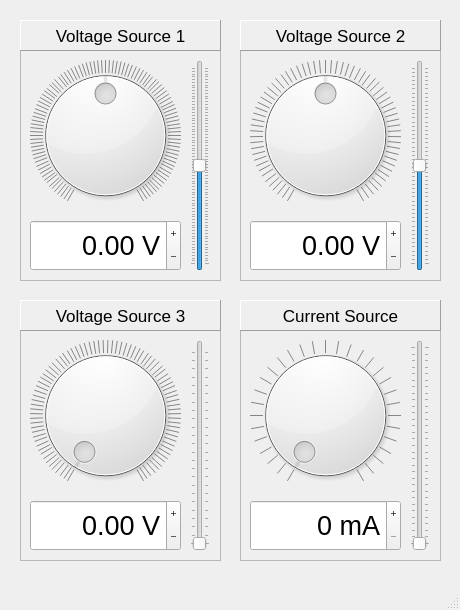
<?xml version="1.0" encoding="UTF-8"?>
<ui version="4.0">
 <class>powersource_window</class>
 <widget class="QMainWindow" name="powersource_window">
  <property name="enabled">
   <bool>true</bool>
  </property>
  <property name="geometry">
   <rect>
    <x>0</x>
    <y>0</y>
    <width>460</width>
    <height>610</height>
   </rect>
  </property>
  <property name="minimumSize">
   <size>
    <width>460</width>
    <height>610</height>
   </size>
  </property>
  <property name="maximumSize">
   <size>
    <width>460</width>
    <height>610</height>
   </size>
  </property>
  <property name="windowTitle">
   <string>PSLab Power Source</string>
  </property>
  <widget class="QWidget" name="centralwidget">
   <widget class="QFrame" name="frame">
    <property name="geometry">
     <rect>
      <x>20</x>
      <y>20</y>
      <width>201</width>
      <height>261</height>
     </rect>
    </property>
    <property name="frameShape">
     <enum>QFrame::StyledPanel</enum>
    </property>
    <property name="frameShadow">
     <enum>QFrame::Raised</enum>
    </property>
    <widget class="QLabel" name="label">
     <property name="enabled">
      <bool>true</bool>
     </property>
     <property name="geometry">
      <rect>
       <x>0</x>
       <y>0</y>
       <width>201</width>
       <height>31</height>
      </rect>
     </property>
     <property name="font">
      <font>
       <pointsize>13</pointsize>
      </font>
     </property>
     <property name="frameShape">
      <enum>QFrame::Panel</enum>
     </property>
     <property name="frameShadow">
      <enum>QFrame::Raised</enum>
     </property>
     <property name="text">
      <string>Voltage Source 1</string>
     </property>
     <property name="alignment">
      <set>Qt::AlignCenter</set>
     </property>
    </widget>
    <widget class="QDoubleSpinBox" name="doubleSpinBox">
     <property name="geometry">
      <rect>
       <x>10</x>
       <y>200</y>
       <width>151</width>
       <height>51</height>
      </rect>
     </property>
     <property name="font">
      <font>
       <pointsize>20</pointsize>
      </font>
     </property>
     <property name="alignment">
      <set>Qt::AlignRight|Qt::AlignTrailing|Qt::AlignVCenter</set>
     </property>
     <property name="buttonSymbols">
      <enum>QAbstractSpinBox::PlusMinus</enum>
     </property>
     <property name="prefix">
      <string/>
     </property>
     <property name="suffix">
      <string> V</string>
     </property>
     <property name="minimum">
      <double>-5.000000000000000</double>
     </property>
     <property name="maximum">
      <double>5.000000000000000</double>
     </property>
     <property name="singleStep">
      <double>0.010000000000000</double>
     </property>
    </widget>
    <widget class="QSlider" name="verticalSlider">
     <property name="geometry">
      <rect>
       <x>170</x>
       <y>40</y>
       <width>20</width>
       <height>211</height>
      </rect>
     </property>
     <property name="acceptDrops">
      <bool>false</bool>
     </property>
     <property name="maximum">
      <number>1000</number>
     </property>
     <property name="sliderPosition">
      <number>500</number>
     </property>
     <property name="orientation">
      <enum>Qt::Vertical</enum>
     </property>
     <property name="tickPosition">
      <enum>QSlider::TicksBothSides</enum>
     </property>
     <property name="tickInterval">
      <number>14</number>
     </property>
    </widget>
    <widget class="QDial" name="dial">
     <property name="geometry">
      <rect>
       <x>10</x>
       <y>40</y>
       <width>151</width>
       <height>151</height>
      </rect>
     </property>
     <property name="maximum">
      <number>1000</number>
     </property>
     <property name="singleStep">
      <number>1</number>
     </property>
     <property name="pageStep">
      <number>1</number>
     </property>
     <property name="value">
      <number>500</number>
     </property>
     <property name="notchTarget">
      <double>10.000000000000000</double>
     </property>
     <property name="notchesVisible">
      <bool>true</bool>
     </property>
    </widget>
   </widget>
   <widget class="QFrame" name="frame_2">
    <property name="geometry">
     <rect>
      <x>240</x>
      <y>20</y>
      <width>201</width>
      <height>261</height>
     </rect>
    </property>
    <property name="frameShape">
     <enum>QFrame::StyledPanel</enum>
    </property>
    <property name="frameShadow">
     <enum>QFrame::Raised</enum>
    </property>
    <widget class="QLabel" name="label_2">
     <property name="enabled">
      <bool>true</bool>
     </property>
     <property name="geometry">
      <rect>
       <x>0</x>
       <y>0</y>
       <width>201</width>
       <height>31</height>
      </rect>
     </property>
     <property name="font">
      <font>
       <pointsize>13</pointsize>
      </font>
     </property>
     <property name="frameShape">
      <enum>QFrame::Panel</enum>
     </property>
     <property name="frameShadow">
      <enum>QFrame::Raised</enum>
     </property>
     <property name="text">
      <string>Voltage Source 2</string>
     </property>
     <property name="alignment">
      <set>Qt::AlignCenter</set>
     </property>
    </widget>
    <widget class="QDoubleSpinBox" name="doubleSpinBox_2">
     <property name="geometry">
      <rect>
       <x>10</x>
       <y>200</y>
       <width>151</width>
       <height>51</height>
      </rect>
     </property>
     <property name="font">
      <font>
       <pointsize>20</pointsize>
      </font>
     </property>
     <property name="alignment">
      <set>Qt::AlignRight|Qt::AlignTrailing|Qt::AlignVCenter</set>
     </property>
     <property name="buttonSymbols">
      <enum>QAbstractSpinBox::PlusMinus</enum>
     </property>
     <property name="prefix">
      <string/>
     </property>
     <property name="suffix">
      <string> V</string>
     </property>
     <property name="minimum">
      <double>-5.000000000000000</double>
     </property>
     <property name="maximum">
      <double>5.000000000000000</double>
     </property>
     <property name="singleStep">
      <double>0.010000000000000</double>
     </property>
    </widget>
    <widget class="QSlider" name="verticalSlider_2">
     <property name="geometry">
      <rect>
       <x>170</x>
       <y>40</y>
       <width>20</width>
       <height>211</height>
      </rect>
     </property>
     <property name="acceptDrops">
      <bool>false</bool>
     </property>
     <property name="maximum">
      <number>660</number>
     </property>
     <property name="value">
      <number>330</number>
     </property>
     <property name="orientation">
      <enum>Qt::Vertical</enum>
     </property>
     <property name="tickPosition">
      <enum>QSlider::TicksBothSides</enum>
     </property>
     <property name="tickInterval">
      <number>14</number>
     </property>
    </widget>
    <widget class="QDial" name="dial_2">
     <property name="geometry">
      <rect>
       <x>10</x>
       <y>40</y>
       <width>151</width>
       <height>151</height>
      </rect>
     </property>
     <property name="maximum">
      <number>660</number>
     </property>
     <property name="singleStep">
      <number>1</number>
     </property>
     <property name="pageStep">
      <number>1</number>
     </property>
     <property name="value">
      <number>330</number>
     </property>
     <property name="notchTarget">
      <double>10.000000000000000</double>
     </property>
     <property name="notchesVisible">
      <bool>true</bool>
     </property>
    </widget>
   </widget>
   <widget class="QFrame" name="frame_3">
    <property name="geometry">
     <rect>
      <x>240</x>
      <y>300</y>
      <width>201</width>
      <height>261</height>
     </rect>
    </property>
    <property name="frameShape">
     <enum>QFrame::StyledPanel</enum>
    </property>
    <property name="frameShadow">
     <enum>QFrame::Raised</enum>
    </property>
    <widget class="QLabel" name="label_3">
     <property name="enabled">
      <bool>true</bool>
     </property>
     <property name="geometry">
      <rect>
       <x>0</x>
       <y>0</y>
       <width>201</width>
       <height>31</height>
      </rect>
     </property>
     <property name="font">
      <font>
       <pointsize>13</pointsize>
      </font>
     </property>
     <property name="frameShape">
      <enum>QFrame::Panel</enum>
     </property>
     <property name="frameShadow">
      <enum>QFrame::Raised</enum>
     </property>
     <property name="text">
      <string>Current Source</string>
     </property>
     <property name="alignment">
      <set>Qt::AlignCenter</set>
     </property>
    </widget>
    <widget class="QDoubleSpinBox" name="doubleSpinBox_3">
     <property name="geometry">
      <rect>
       <x>10</x>
       <y>200</y>
       <width>151</width>
       <height>51</height>
      </rect>
     </property>
     <property name="font">
      <font>
       <pointsize>20</pointsize>
      </font>
     </property>
     <property name="alignment">
      <set>Qt::AlignRight|Qt::AlignTrailing|Qt::AlignVCenter</set>
     </property>
     <property name="buttonSymbols">
      <enum>QAbstractSpinBox::PlusMinus</enum>
     </property>
     <property name="prefix">
      <string/>
     </property>
     <property name="suffix">
      <string> mA</string>
     </property>
     <property name="decimals">
      <number>0</number>
     </property>
     <property name="minimum">
      <double>0.000000000000000</double>
     </property>
     <property name="maximum">
      <double>30.000000000000000</double>
     </property>
     <property name="singleStep">
      <double>1.000000000000000</double>
     </property>
    </widget>
    <widget class="QSlider" name="verticalSlider_3">
     <property name="geometry">
      <rect>
       <x>170</x>
       <y>40</y>
       <width>20</width>
       <height>211</height>
      </rect>
     </property>
     <property name="acceptDrops">
      <bool>false</bool>
     </property>
     <property name="maximum">
      <number>30</number>
     </property>
     <property name="pageStep">
      <number>1</number>
     </property>
     <property name="orientation">
      <enum>Qt::Vertical</enum>
     </property>
     <property name="tickPosition">
      <enum>QSlider::TicksBothSides</enum>
     </property>
     <property name="tickInterval">
      <number>1</number>
     </property>
    </widget>
    <widget class="QDial" name="dial_3">
     <property name="geometry">
      <rect>
       <x>10</x>
       <y>40</y>
       <width>151</width>
       <height>151</height>
      </rect>
     </property>
     <property name="maximum">
      <number>30</number>
     </property>
     <property name="singleStep">
      <number>1</number>
     </property>
     <property name="pageStep">
      <number>1</number>
     </property>
     <property name="value">
      <number>0</number>
     </property>
     <property name="notchTarget">
      <double>-0.500000000000000</double>
     </property>
     <property name="notchesVisible">
      <bool>true</bool>
     </property>
    </widget>
   </widget>
   <widget class="QFrame" name="frame_4">
    <property name="geometry">
     <rect>
      <x>20</x>
      <y>300</y>
      <width>201</width>
      <height>261</height>
     </rect>
    </property>
    <property name="styleSheet">
     <string notr="true"/>
    </property>
    <property name="frameShape">
     <enum>QFrame::StyledPanel</enum>
    </property>
    <property name="frameShadow">
     <enum>QFrame::Raised</enum>
    </property>
    <widget class="QLabel" name="label_4">
     <property name="enabled">
      <bool>true</bool>
     </property>
     <property name="geometry">
      <rect>
       <x>0</x>
       <y>0</y>
       <width>201</width>
       <height>31</height>
      </rect>
     </property>
     <property name="font">
      <font>
       <pointsize>13</pointsize>
      </font>
     </property>
     <property name="frameShape">
      <enum>QFrame::Panel</enum>
     </property>
     <property name="frameShadow">
      <enum>QFrame::Raised</enum>
     </property>
     <property name="text">
      <string>Voltage Source 3</string>
     </property>
     <property name="alignment">
      <set>Qt::AlignCenter</set>
     </property>
    </widget>
    <widget class="QDoubleSpinBox" name="doubleSpinBox_4">
     <property name="geometry">
      <rect>
       <x>10</x>
       <y>200</y>
       <width>151</width>
       <height>51</height>
      </rect>
     </property>
     <property name="font">
      <font>
       <pointsize>20</pointsize>
      </font>
     </property>
     <property name="alignment">
      <set>Qt::AlignRight|Qt::AlignTrailing|Qt::AlignVCenter</set>
     </property>
     <property name="buttonSymbols">
      <enum>QAbstractSpinBox::PlusMinus</enum>
     </property>
     <property name="prefix">
      <string/>
     </property>
     <property name="suffix">
      <string> V</string>
     </property>
     <property name="minimum">
      <double>-5.000000000000000</double>
     </property>
     <property name="maximum">
      <double>5.000000000000000</double>
     </property>
     <property name="singleStep">
      <double>0.010000000000000</double>
     </property>
    </widget>
    <widget class="QSlider" name="verticalSlider_4">
     <property name="geometry">
      <rect>
       <x>170</x>
       <y>40</y>
       <width>20</width>
       <height>211</height>
      </rect>
     </property>
     <property name="acceptDrops">
      <bool>false</bool>
     </property>
     <property name="maximum">
      <number>330</number>
     </property>
     <property name="orientation">
      <enum>Qt::Vertical</enum>
     </property>
     <property name="tickPosition">
      <enum>QSlider::TicksBothSides</enum>
     </property>
     <property name="tickInterval">
      <number>14</number>
     </property>
    </widget>
    <widget class="QDial" name="dial_4">
     <property name="geometry">
      <rect>
       <x>10</x>
       <y>40</y>
       <width>151</width>
       <height>151</height>
      </rect>
     </property>
     <property name="maximum">
      <number>330</number>
     </property>
     <property name="singleStep">
      <number>1</number>
     </property>
     <property name="pageStep">
      <number>1</number>
     </property>
     <property name="value">
      <number>0</number>
     </property>
     <property name="notchTarget">
      <double>4.000000000000000</double>
     </property>
     <property name="notchesVisible">
      <bool>true</bool>
     </property>
    </widget>
   </widget>
  </widget>
  <widget class="QStatusBar" name="statusbar"/>
 </widget>
 <resources/>
 <connections/>
</ui>
